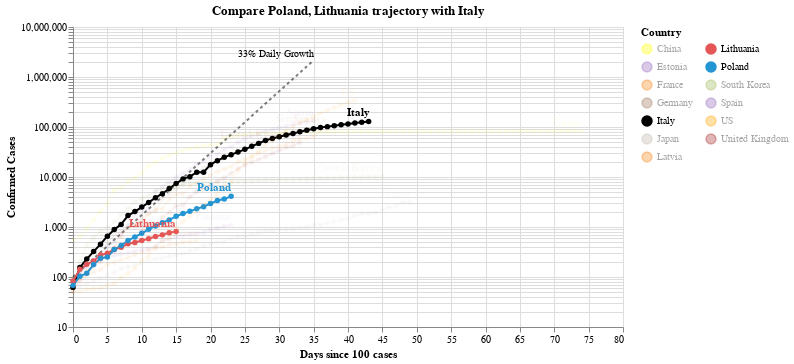

Notebook cell for this chart:
### Code cell
#hide_input
chart2 = make_since_chart(['Poland', 'Lithuania'])
chart2

### Figure 1 — Vega-Lite specification as saved in the notebook (floating-point values rounded to 4 significant figures; data arrays with more than 128 entries replaced by an {"elided": "..."} marker saying what was removed)
{"config": {"view": {"continuousWidth": 400, "continuousHeight": 300}}, "layer": [{"mark": {"type": "line", "color": "black", "opacity": 0.5, "strokeDash": [3, 3]}, "encoding": {"x": {"type": "quantitative", "field": "Days since 100 cases"}, "y": {"type": "quantitative", "field": "Confirmed Cases"}}}, {"mark": {"type": "text", "align": "right", "dy": -6, "fontSize": 10, "text": "33% Daily Growth"}, "encoding": {"x": {"type": "quantitative", "field": "Days since 100 cases"}, "y": {"type": "quantitative", "field": "Confirmed Cases"}}, "transform": [{"filter": "(datum['Days since 100 cases'] >= 35)"}]}, {"data": {"name": "data-3a6b4a19fb9b04bf82e7a4703047c5cf"}, "mark": {"type": "line", "point": true}, "encoding": {"color": {"type": "nominal", "field": "Country", "legend": {"columns": 2}, "scale": {"domain": ["China", "Estonia", "France", "Germany", "Italy", "Japan", "Latvia", "Lithuania", "Poland", "South Korea", "Spain", "US", "United Kingdom"], "range": ["yellow", "#9467bd", "#F58518", "#9D755D", "black", "#C1B7AD", "#F58518", "#E45756", "#2495D3", "#A1BA59", "#9467bd", "orange", "brown"]}}, "opacity": {"condition": {"value": 1, "selection": "selector004"}, "value": 0.05}, "tooltip": [{"type": "nominal", "field": "Country"}, {"type": "temporal", "field": "Date"}, {"type": "quantitative", "field": "Confirmed Cases"}, {"type": "quantitative", "field": "Days since 100 cases"}], "x": {"type": "quantitative", "field": "Days since 100 cases"}, "y": {"type": "quantitative", "field": "Confirmed Cases", "scale": {"type": "log"}}}, "selection": {"selector004": {"type": "multi", "fields": ["Country"], "bind": "legend", "init": [{"Country": "Poland"}, {"Country": "Lithuania"}, {"Country": "Italy"}]}}, "width": 550}, {"data": {"name": "data-3a6b4a19fb9b04bf82e7a4703047c5cf"}, "mark": {"type": "text", "align": "right", "dy": -8, "fontWeight": "bold"}, "encoding": {"color": {"type": "nominal", "field": "Country", "legend": {"columns": 2}, "scale": {"domain": ["China", "Estonia", "France", "Germany", "Italy", "Japan", "Latvia", "Lithuania", "Poland", "South Korea", "Spain", "US", "United Kingdom"], "range": ["yellow", "#9467bd", "#F58518", "#9D755D", "black", "#C1B7AD", "#F58518", "#E45756", "#2495D3", "#A1BA59", "#9467bd", "orange", "brown"]}}, "opacity": {"condition": {"value": 1, "selection": "selector004"}, "value": 0.05}, "text": {"type": "nominal", "field": "Country"}, "tooltip": [{"type": "nominal", "field": "Country"}, {"type": "temporal", "field": "Date"}, {"type": "quantitative", "field": "Confirmed Cases"}, {"type": "quantitative", "field": "Days since 100 cases"}], "x": {"type": "quantitative", "field": "Days since 100 cases"}, "y": {"type": "quantitative", "field": "Confirmed Cases", "scale": {"type": "log"}}}, "transform": [{"filter": "(datum['Date'] >= 1586044800000)"}], "width": 550}], "data": {"name": "data-c1a3bbf4dd040f2e7e8e7a69520e3c2a"}, "title": "Compare Poland, Lithuania trajectory with Italy", "$schema": "https://vega.github.io/schema/vega-lite/v4.0.2.json", "datasets": {"data-c1a3bbf4dd040f2e7e8e7a69520e3c2a": [{"Days since 100 cases": 0, "Confirmed Cases": 100.0}, {"Days since 100 cases": 1, "Confirmed Cases": 133.0}, {"Days since 100 cases": 2, "Confirmed Cases": 176.9}, {"Days since 100 cases": 3, "Confirmed Cases": 235.3}, {"Days since 100 cases": 4, "Confirmed Cases": 312.9}, {"Days since 100 cases": 5, "Confirmed Cases": 416.2}, {"Days since 100 cases": 6, "Confirmed Cases": 553.5}, {"Days since 100 cases": 7, "Confirmed Cases": 736.1}, {"Days since 100 cases": 8, "Confirmed Cases": 979.1}, {"Days since 100 cases": 9, "Confirmed Cases": 1302.0}, {"Days since 100 cases": 10, "Confirmed Cases": 1732.0}, {"Days since 100 cases": 11, "Confirmed Cases": 2303.0}, {"Days since 100 cases": 12, "Confirmed Cases": 3064.0}, {"Days since 100 cases": 13, "Confirmed Cases": 4074.0}, {"Days since 100 cases": 14, "Confirmed Cases": 5419.0}, {"Days since 100 cases": 15, "Confirmed Cases": 7207.0}, {"Days since 100 cases": 16, "Confirmed Cases": 9586.0}, {"Days since 100 cases": 17, "Confirmed Cases": 12750.0}, {"Days since 100 cases": 18, "Confirmed Cases": 16960.0}, {"Days since 100 cases": 19, "Confirmed Cases": 22550.0}, {"Days since 100 cases": 20, "Confirmed Cases": 29990.0}, {"Days since 100 cases": 21, "Confirmed Cases": 39890.0}, {"Days since 100 cases": 22, "Confirmed Cases": 53060.0}, {"Days since 100 cases": 23, "Confirmed Cases": 70560.0}, {"Days since 100 cases": 24, "Confirmed Cases": 93850.0}, {"Days since 100 cases": 25, "Confirmed Cases": 124800.0}, {"Days since 100 cases": 26, "Confirmed Cases": 166000.0}, {"Days since 100 cases": 27, "Confirmed Cases": 220800.0}, {"Days since 100 cases": 28, "Confirmed Cases": 293700.0}, {"Days since 100 cases": 29, "Confirmed Cases": 390600.0}, {"Days since 100 cases": 30, "Confirmed Cases": 519500.0}, {"Days since 100 cases": 31, "Confirmed Cases": 690900.0}, {"Days since 100 cases": 32, "Confirmed Cases": 918900.0}, {"Days since 100 cases": 33, "Confirmed Cases": 1222000.0}, {"Days since 100 cases": 34, "Confirmed Cases": 1625000.0}, {"Days since 100 cases": 35, "Confirmed Cases": 2162000.0}], "data-3a6b4a19fb9b04bf82e7a4703047c5cf": {"elided": "485 records"}}}
